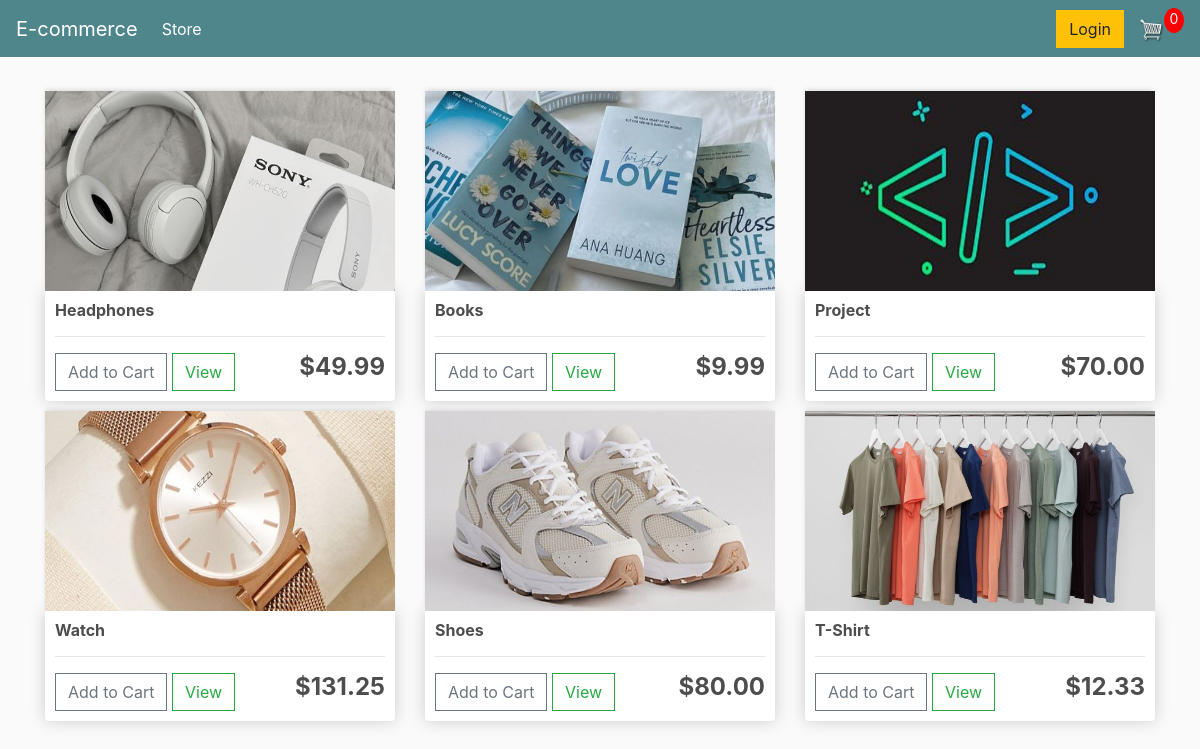
The page / on the database its author committed.
### store/models.py (models this page shows, shortened)
class Product(models.Model):
	name = models.CharField(max_length=200)
	price = models.DecimalField(max_digits=7, decimal_places=2)
	digital = models.BooleanField(default=False,null=True, blank=True)
	image = models.ImageField(null=True, blank=True)
	@property
	def imageURL(self):
		try:
			url = self.image.url
		except:
			url = ''
		return url

### store/views.py (the view)
# urls.py: path('', include('store.urls')),
def store(request):
	data = cartData(request)
	cartItems = data['cartItems']
	order = data['order']
	items = data['items']
	products = Product.objects.all()
	context = {'products':products, 'cartItems':cartItems}
	return render(request, 'store/store.html', context)

### store/utils.py (called while the page is built, shortened)
def cookieCart(request):
	try:
		cart = json.loads(request.COOKIES['cart'])
	except:
		cart = {}
		print('CART:', cart)
	items = []
	order = {'get_cart_total':0, 'get_cart_items':0, 'shipping':False}
	cartItems = order['get_cart_items']
	return {'cartItems':cartItems ,'order':order, 'items':items}

def cartData(request):
	if request.user.is_authenticated:
		customer = request.user.customer
		order, created = Order.objects.get_or_create(customer=customer, complete=False)
		items = order.orderitem_set.all()
		cartItems = order.get_cart_items
	else:
		cookieData = cookieCart(request)
		cartItems = cookieData['cartItems']
		order = cookieData['order']
		items = cookieData['items']
	return {'cartItems':cartItems ,'order':order, 'items':items}

### store/templates/store/store.html
{% extends 'store/main.html' %}
{% load static %}
{% block content %}
	<div class="row">
		{% for product in products %}
		<div class="col-lg-4">
			<img class="thumbnail" src="{{product.imageURL}}">
			<div class="box-element product">
				<h6><strong>{{product.name}}</strong></h6>
				<hr>
				<button data-product={{product.id}} data-action="add" class="btn btn-outline-secondary add-btn update-cart">Add to Cart</button>
				<a class="btn btn-outline-success" href="#">View</a>
				<h4 style="display: inline-block; float: right"><strong>${{product.price}}</strong></h4>
			</div>
		</div>
		{% endfor %}
	</div>
{% endblock content %}

### store/templates/store/main.html (shortened to what this page needs)
<!DOCTYPE html>
{% load static %}
<html>
<head>
	<link rel="stylesheet" href="https://stackpath.bootstrapcdn.com/bootstrap/4.4.1/css/bootstrap.min.css">
	<link rel="stylesheet" type="text/css" href="{% static 'css/main.css' %}">
</head>
<body>
	<nav class="navbar navbar-expand-lg navbar-dark bg-dark">
	  <a class="navbar-brand" href="{% url 'store' %}">E-commerce</a>
	  <div class="collapse navbar-collapse" id="navbarSupportedContent">
	    <ul class="navbar-nav mr-auto">
	      <li class="nav-item active">
	        <a class="nav-link" href="{% url 'store' %}">Store <span class="sr-only">(current)</span></a>
	      </li>
	    </ul>
	    <div class="form-inline my-2 my-lg-0">
	     	<a href="#"class="btn btn-warning">Login</a>
	     	<a href="{% url 'cart' %}">
	    		<img  id="cart-icon" src="{% static 'images/cart.png' %}">
	    	</a>
	    	<p id="cart-total">{{cartItems}}</p>
	    </div>
	  </div>
	</nav>
     <div class="container">
            <br>
            {% block content %}
            {% endblock content %}
         </div>
</body>
</html>

### static/css/main.css (style rules this page uses)
body { background-color: hsl(0, 0%, 98%); }
h1,h2,h3,h4,h5,h6 { color:hsl(0, 0%, 30%); }
.box-element { box-shadow:hsl(0, 0%, 80%) 0 0 16px; background-color: #fff; border-radius: 4px; padding: 10px; }
.thumbnail { width: 100%; height: 200px; -webkit-box-shadow: -1px -3px 5px -2px rgba(214,214,214,1); -moz-box-shadow: -1px -3px 5px -2px rgba(214,214,214,1); box-shadow: -1px -3px 5px -2px rgba(214,214,214,1); }
.product { border-radius: 0 0 4px 4px; }
.bg-dark { background-color: #4f868c!important; }
#cart-icon { width:25px; display: inline-block; margin-left: 15px; }
#cart-total { display: block; text-align: center; color:#fff; background-color: red; width: 20px; height: 25px; border-radius: 50%; font-size: 14px; }
.col-lg-4, .col-lg-6, .col-lg-8, .col-lg-12 { margin-top: 10px; }
.btn { border-radius: 0; }

### rows shown on the page
Product: imageURL (picture), name "Headphones", price "49.99"
Product: imageURL (picture), name "Books", price "9.99"
Product: imageURL (picture), name "Project", price "70.00"
Product: imageURL (picture), name "Watch", price "131.25"
Product: imageURL (picture), name "Shoes", price "80.00"
Product: imageURL (picture), name "T-Shirt", price "12.33"

### other values the page prints
{{ cartItems }} "0"
